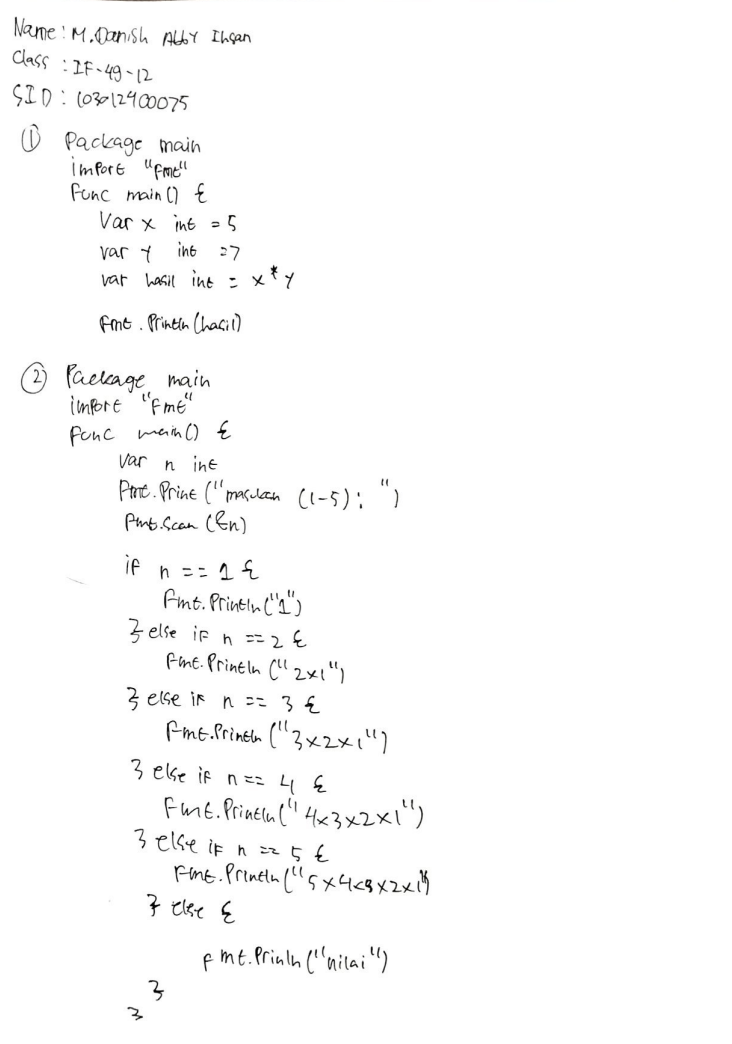
#> input picture multimodal-handler-image/ocr/dataset/TP_MOD05_103012400075_MDANOSHABBYIHSAN.png, 732 x 1044 px
$ jupyter execute --allow-errors explore.ipynb
#> lines starting #> are read from the running program, lines starting #| are printed output that depends on the picture; after the words box and inside, x2 and y2 are one past the last pixel; in counts of white or black regions, pixels touching at a corner belong together
Bagian 1: Inisialisasi & Optimasi M3
Langkah pertama adalah memastikan PyTorch menggunakan MPS (Metal Performance Shaders) agar proses OCR berjalan cepat di GPU MacBook M3 Anda

[cell 1]
import torch
import cv2
import numpy as np
import matplotlib.pyplot as plt
from PIL import Image
from transformers import TrOCRProcessor, VisionEncoderDecoderModel

# Cek ketersediaan GPU M3 (MPS)
#> (the rest of this cell did not finish here and is left out)

Bagian 2: Robust Preprocessing (Pembersihan Kertas)
Karena dataset Anda adalah tulisan di kertas, Anda perlu menghilangkan bayangan dan garis buku agar model tidak bingung.

[cell 2]
def clean_handwriting(image_path):
    # Load image
    img = cv2.imread(image_path)
#> img is the input picture: shape (1044, 732, 3); mean B, G, R 251.1, 251.1, 251.1
    # Convert to grayscale
    gray = cv2.cvtColor(img, cv2.COLOR_BGR2GRAY)

    # Adaptive Thresholding: Sangat penting untuk kertas dengan pencahayaan tidak rata
    cleaned = cv2.adaptiveThreshold(
        gray, 255, cv2.ADAPTIVE_THRESH_GAUSSIAN_C,
        cv2.THRESH_BINARY, 11, 2
    )
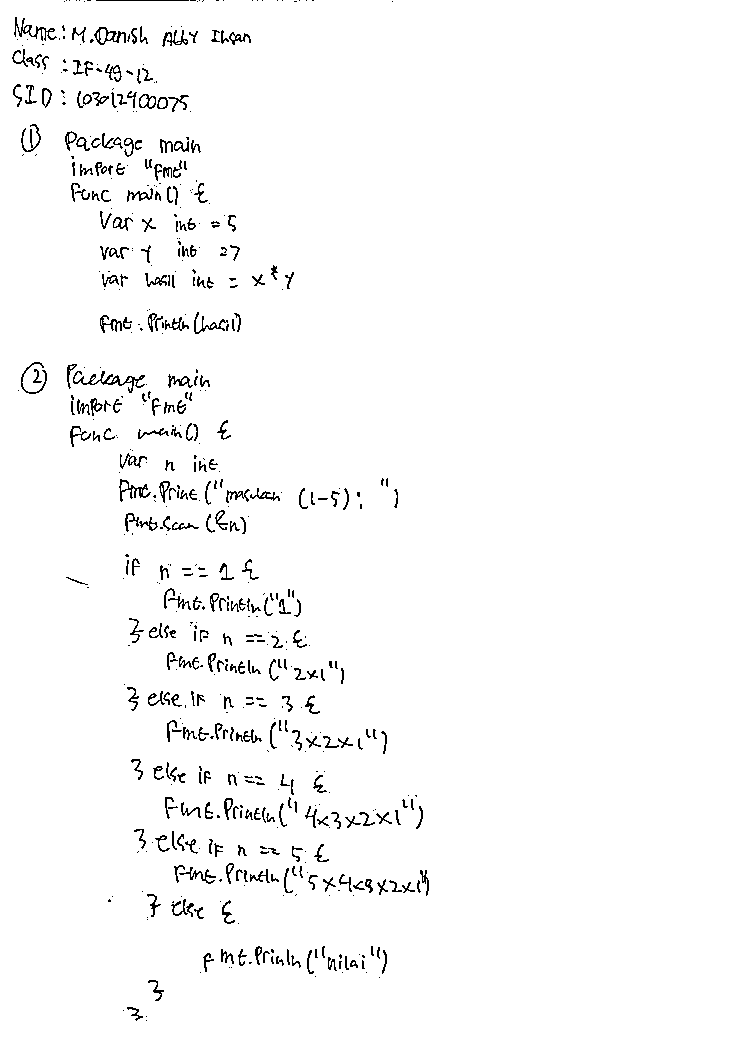
#> cleaned: shape (1044, 732); 97.6% white; black in thin lines or dots, all inside (x1, y1, x2, y2) = (12, 0, 429, 1021)

    # Noise Removal (Median Blur)
    # cleaned = cv2.medianBlur(cleaned, 3)

    return gray, cleaned

# Visualisasi Hasil Preprocessing
original_gray, cleaned_img = clean_handwriting('../../dataset/TP_MOD05_103012400075_MDANOSHABBYIHSAN.png')
plt.imshow(cleaned_img, cmap='gray')
plt.title("Hasil Preprocessing (Cleaned)")
plt.show()

Bagian 3: Line Segmentation (Pemotongan Baris)
Model TrOCR bekerja paling baik jika membaca satu baris teks dalam satu waktu. Fungsi ini akan memotong blok pseudocode Anda menjadi potongan-potongan baris.

[cell 3]
def get_line_segments(cleaned_img):
    # Invert image (teks jadi putih, background hitam)
    inverted = cv2.bitwise_not(cleaned_img)

    # Hitung proyeksi horizontal (jumlah piksel putih per baris)
    projection = np.sum(inverted, axis=1)
#> projection = 1044 values, max 31110 at index 0, min 0 at index 2, mean 4462

    # Tentukan threshold untuk memisahkan baris
    lines = []
    start_y = None
    for y, val in enumerate(projection):
        if val > 0 and start_y is None:
            start_y = y
        elif val == 0 and start_y is not None:
            if y - start_y > 5: # Minimal tinggi baris 5 piksel
                lines.append(cleaned_img[start_y:y, :])
            start_y = None
#> this loop made 1044 passes
#> val on passes 1 to 12: 31110, 2040, 0, 0, 0, 0, 0, 0, 0, 0, 0, 0
#> after the loop, lines = 22 items
    return lines

line_crops = get_line_segments(cleaned_img)
#> line_crops = 22 items
print(f"Terdeteksi {len(line_crops)} baris pseudocode.")
#| Terdeteksi 22 baris pseudocode.


$ run again, with multimodal-handler-image/ocr/dataset/if4908_103012530014_nomor1.jpg saved as multimodal-handler-image/ocr/dataset/TP_MOD05_103012400075_MDANOSHABBYIHSAN.png
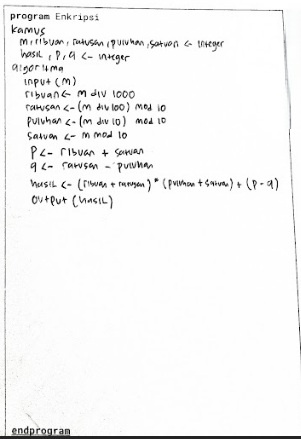
#> input picture multimodal-handler-image/ocr/dataset/if4908_103012530014_nomor1.jpg, 301 x 439 px
#> in clean_handwriting, img is the input picture: shape (439, 301, 3); mean B, G, R 245.4, 245.4, 245.4
#> in clean_handwriting, `cleaned = cv2.adaptiveThreshold( gray, 255, cv2.ADAPTIVE_THRESH_GAUSSI..`:
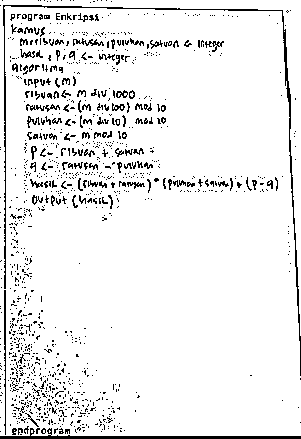
#> cleaned: shape (439, 301); 92.7% white; black in thin lines or dots
#> inverted: shape (439, 301); 7.3% white in thin lines or dots
#> projection = 439 values, max 76755 at index 436, min 0 at index 3, mean 5607.7
#> the loop in get_line_segments, `for y, val in enumerate(projection):` made 439 passes
#> (val, start_y) on passes 1, 6: (2805, 0), (10200, 5)
#> after the loop in get_line_segments, `for y, val in enumerate(projection):`: lines = []; start_y = 5
#> line_crops = []
#| Terdeteksi 0 baris pseudocode.
